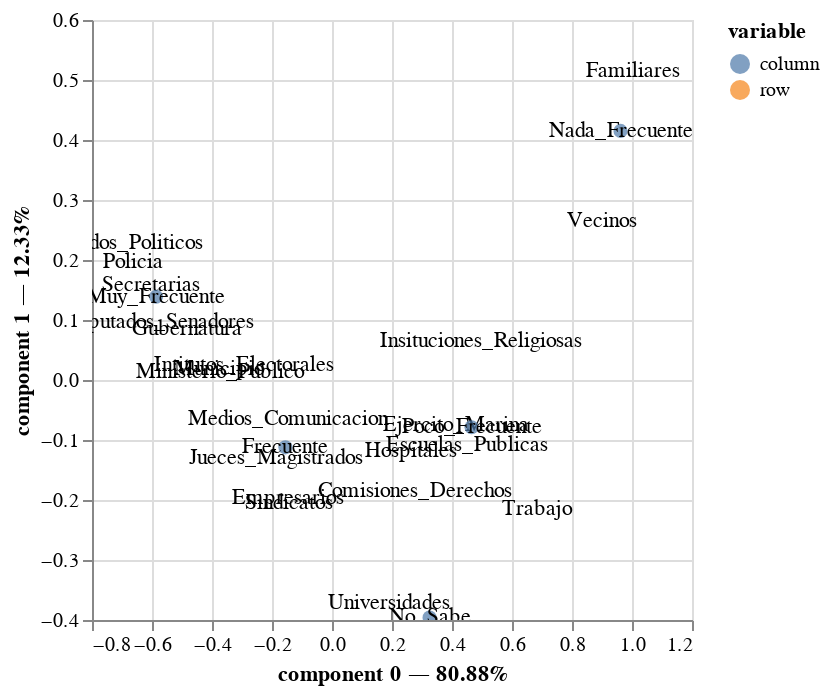

The notebook cell saved with this chart:
### Markdown cell above
Las dos primeras componentes explican más del **90% de la varianza total**.

### Code cell
ca.plot(contingency_table_corruption_insitutes, x_component = 0, y_component = 1, show_row_markers = False,
        show_column_markers = True, show_row_labels = True, show_column_labels = True)

### Figure 1 — Vega specification as saved in the notebook (floating-point values rounded to 4 significant figures)
{"$schema": "https://vega.github.io/schema/vega/v5.json", "data": [{"name": "param_13_store"}, {"name": "source_0", "values": [{"component 0": 0.1913, "component 1": -0.3713, "value": "Universidades", "variable": "row"}, {"component 0": -0.665, "component 1": 0.1968, "value": "Policia", "variable": "row"}, {"component 0": 0.2644, "component 1": -0.118, "value": "Hospitales", "variable": "row"}, {"component 0": -0.6029, "component 1": 0.158, "value": "Secretarias", "variable": "row"}, {"component 0": -0.147, "component 1": -0.1962, "value": "Empresarios", "variable": "row"}, {"component 0": -0.484, "component 1": 0.0842, "value": "Gubernatura", "variable": "row"}, {"component 0": 0.6839, "component 1": -0.2142, "value": "Trabajo", "variable": "row"}, {"component 0": -0.377, "component 1": 0.01851, "value": "Municipio", "variable": "row"}, {"component 0": 1.002, "component 1": 0.5146, "value": "Familiares", "variable": "row"}, {"component 0": -0.1418, "component 1": -0.2048, "value": "Sindicatos", "variable": "row"}, {"component 0": 0.9, "component 1": 0.2653, "value": "Vecinos", "variable": "row"}, {"component 0": -0.5749, "component 1": 0.09636, "value": "Diputados_Senadores", "variable": "row"}, {"component 0": -0.1454, "component 1": -0.0646, "value": "Medios_Comunicacion", "variable": "row"}, {"component 0": -0.2947, "component 1": 0.02571, "value": "Intitutos_Electorales", "variable": "row"}, {"component 0": 0.2779, "component 1": -0.1847, "value": "Comisiones_Derechos", "variable": "row"}, {"component 0": 0.4507, "component 1": -0.1078, "value": "Escuelas_Publicas", "variable": "row"}, {"component 0": -0.1881, "component 1": -0.1303, "value": "Jueces_Magistrados", "variable": "row"}, {"component 0": 0.498, "component 1": 0.06573, "value": "Insituciones_Religiosas", "variable": "row"}, {"component 0": -0.6896, "component 1": 0.2287, "value": "Partidos_Politicos", "variable": "row"}, {"component 0": 0.4136, "component 1": -0.07522, "value": "Ejercito_Marina", "variable": "row"}, {"component 0": -0.3719, "component 1": 0.01313, "value": "Ministerio_Publico", "variable": "row"}]}, {"name": "source_1", "values": [{"component 0": 0.1913, "component 1": -0.3713, "label": "Universidades"}, {"component 0": -0.665, "component 1": 0.1968, "label": "Policia"}, {"component 0": 0.2644, "component 1": -0.118, "label": "Hospitales"}, {"component 0": -0.6029, "component 1": 0.158, "label": "Secretarias"}, {"component 0": -0.147, "component 1": -0.1962, "label": "Empresarios"}, {"component 0": -0.484, "component 1": 0.0842, "label": "Gubernatura"}, {"component 0": 0.6839, "component 1": -0.2142, "label": "Trabajo"}, {"component 0": -0.377, "component 1": 0.01851, "label": "Municipio"}, {"component 0": 1.002, "component 1": 0.5146, "label": "Familiares"}, {"component 0": -0.1418, "component 1": -0.2048, "label": "Sindicatos"}, {"component 0": 0.9, "component 1": 0.2653, "label": "Vecinos"}, {"component 0": -0.5749, "component 1": 0.09636, "label": "Diputados_Senadores"}, {"component 0": -0.1454, "component 1": -0.0646, "label": "Medios_Comunicacion"}, {"component 0": -0.2947, "component 1": 0.02571, "label": "Intitutos_Electorales"}, {"component 0": 0.2779, "component 1": -0.1847, "label": "Comisiones_Derechos"}, {"component 0": 0.4507, "component 1": -0.1078, "label": "Escuelas_Publicas"}, {"component 0": -0.1881, "component 1": -0.1303, "label": "Jueces_Magistrados"}, {"component 0": 0.498, "component 1": 0.06573, "label": "Insituciones_Religiosas"}, {"component 0": -0.6896, "component 1": 0.2287, "label": "Partidos_Politicos"}, {"component 0": 0.4136, "component 1": -0.07522, "label": "Ejercito_Marina"}, {"component 0": -0.3719, "component 1": 0.01313, "label": "Ministerio_Publico"}]}, {"name": "source_2", "values": [{"component 0": -0.5864, "component 1": 0.1387, "value": "Muy_Frecuente", "variable": "column"}, {"component 0": -0.1554, "component 1": -0.1123, "value": "Frecuente", "variable": "column"}, {"component 0": 0.4651, "component 1": -0.07877, "value": "Poco_Frecuente", "variable": "column"}, {"component 0": 0.9617, "component 1": 0.4151, "value": "Nada_Frecuente", "variable": "column"}, {"component 0": 0.3253, "component 1": -0.3958, "value": "No_Sabe", "variable": "column"}]}, {"name": "source_3", "values": [{"component 0": -0.5864, "component 1": 0.1387, "label": "Muy_Frecuente"}, {"component 0": -0.1554, "component 1": -0.1123, "label": "Frecuente"}, {"component 0": 0.4651, "component 1": -0.07877, "label": "Poco_Frecuente"}, {"component 0": 0.9617, "component 1": 0.4151, "label": "Nada_Frecuente"}, {"component 0": 0.3253, "component 1": -0.3958, "label": "No_Sabe"}]}, {"name": "source_0_color_domain_variable_0", "values": [{"variable": "row"}]}, {"name": "source_2_color_domain_variable_1", "values": [{"variable": "column"}]}], "signals": [{"name": "unit", "value": {}, "on": [{"events": "pointermove", "update": "isTuple(group()) ? group() : unit"}]}, {"name": "param_13", "update": "vlSelectionResolve(\"param_13_store\", \"union\")"}, {"name": "param_13_component_0", "on": [{"events": [{"source": "view", "type": "dblclick"}], "update": "null"}, {"events": {"signal": "param_13_translate_delta"}, "update": "panLinear(param_13_translate_anchor.extent_x, -param_13_translate_delta.x / width)"}, {"events": {"signal": "param_13_zoom_delta"}, "update": "zoomLinear(domain(\"x\"), param_13_zoom_anchor.x, param_13_zoom_delta)"}]}, {"name": "param_13_component_1", "on": [{"events": [{"source": "view", "type": "dblclick"}], "update": "null"}, {"events": {"signal": "param_13_translate_delta"}, "update": "panLinear(param_13_translate_anchor.extent_y, param_13_translate_delta.y / height)"}, {"events": {"signal": "param_13_zoom_delta"}, "update": "zoomLinear(domain(\"y\"), param_13_zoom_anchor.y, param_13_zoom_delta)"}]}, {"name": "param_13_tuple", "on": [{"events": [{"signal": "param_13_component_0 || param_13_component_1"}], "update": "param_13_component_0 && param_13_component_1 ? {unit: \"view_12\", fields: param_13_tuple_fields, values: [param_13_component_0,param_13_component_1]} : null"}]}, {"name": "param_13_tuple_fields", "value": [{"field": "component 0", "channel": "x", "type": "R"}, {"field": "component 1", "channel": "y", "type": "R"}]}, {"name": "param_13_translate_anchor", "value": {}, "on": [{"events": [{"source": "scope", "type": "pointerdown"}], "update": "{x: x(unit), y: y(unit), extent_x: domain(\"x\"), extent_y: domain(\"y\")}"}]}, {"name": "param_13_translate_delta", "value": {}, "on": [{"events": [{"source": "window", "between": [{"source": "scope", "type": "pointerdown"}, {"source": "window", "type": "pointerup"}], "type": "pointermove", "consume": true}], "update": "{x: param_13_translate_anchor.x - x(unit), y: param_13_translate_anchor.y - y(unit)}"}]}, {"name": "param_13_zoom_anchor", "on": [{"events": [{"source": "scope", "type": "wheel", "consume": true}], "update": "{x: invert(\"x\", x(unit)), y: invert(\"y\", y(unit))}"}]}, {"name": "param_13_zoom_delta", "on": [{"events": [{"source": "scope", "consume": true, "type": "wheel"}], "update": "pow(1.001, event.deltaY * pow(16, event.deltaMode))", "force": true}]}, {"name": "param_13_modify", "on": [{"events": {"signal": "param_13_tuple"}, "update": "modify(\"param_13_store\", param_13_tuple, true)"}]}], "marks": [{"type": "symbol", "name": "view_12_marks", "from": {"data": "source_0"}, "encode": {"update": {"shape": {"value": "circle"}, "y": {"field": "component 1", "scale": "y"}, "size": {"value": 0}, "tooltip": {"signal": "{\"variable\": isValid(datum[\"variable\"]) ? datum[\"variable\"] : \"\"+datum[\"variable\"], \"value\": isValid(datum[\"value\"]) ? datum[\"value\"] : \"\"+datum[\"value\"], \"component 0\": format(datum[\"component 0\"], \"\"), \"component 1\": format(datum[\"component 1\"], \"\")}"}, "fill": {"field": "variable", "scale": "color"}, "opacity": {"value": 0.7}, "x": {"field": "component 0", "scale": "x"}}}, "clip": true, "style": ["circle"], "interactive": true}, {"type": "text", "name": "layer_1_marks", "from": {"data": "source_1"}, "encode": {"update": {"text": {"signal": "isValid(datum[\"label\"]) ? datum[\"label\"] : \"\"+datum[\"label\"]"}, "align": {"value": "center"}, "baseline": {"value": "middle"}, "fill": {"value": "black"}, "x": {"field": "component 0", "scale": "x"}, "y": {"field": "component 1", "scale": "y"}}}, "style": ["text"], "clip": true, "interactive": false}, {"type": "symbol", "name": "layer_2_marks", "from": {"data": "source_2"}, "encode": {"update": {"x": {"field": "component 0", "scale": "x"}, "y": {"field": "component 1", "scale": "y"}, "shape": {"value": "circle"}, "size": {"value": 50}, "fill": {"field": "variable", "scale": "color"}, "tooltip": {"signal": "{\"variable\": isValid(datum[\"variable\"]) ? datum[\"variable\"] : \"\"+datum[\"variable\"], \"value\": isValid(datum[\"value\"]) ? datum[\"value\"] : \"\"+datum[\"value\"], \"component 0\": format(datum[\"component 0\"], \"\"), \"component 1\": format(datum[\"component 1\"], \"\")}"}, "opacity": {"value": 0.7}}}, "interactive": true, "clip": true, "style": ["circle"]}, {"type": "text", "name": "layer_3_marks", "from": {"data": "source_3"}, "encode": {"update": {"text": {"signal": "isValid(datum[\"label\"]) ? datum[\"label\"] : \"\"+datum[\"label\"]"}, "baseline": {"value": "middle"}, "fill": {"value": "black"}, "x": {"field": "component 0", "scale": "x"}, "align": {"value": "center"}, "y": {"field": "component 1", "scale": "y"}}}, "style": ["text"], "interactive": false, "clip": true}], "scales": [{"name": "x", "type": "linear", "domain": {"fields": [{"data": "source_0", "field": "component 0"}, {"data": "source_1", "field": "component 0"}, {"data": "source_2", "field": "component 0"}, {"data": "source_3", "field": "component 0"}]}, "range": [0, {"signal": "width"}], "domainRaw": {"signal": "param_13[\"component 0\"]"}, "zero": false, "nice": true}, {"name": "y", "type": "linear", "domain": {"fields": [{"data": "source_0", "field": "component 1"}, {"data": "source_1", "field": "component 1"}, {"data": "source_2", "field": "component 1"}, {"data": "source_3", "field": "component 1"}]}, "range": [{"signal": "height"}, 0], "nice": true, "domainRaw": {"signal": "param_13[\"component 1\"]"}, "zero": false}, {"name": "color", "type": "ordinal", "domain": {"fields": [{"data": "source_0_color_domain_variable_0", "field": "variable"}, {"data": "source_2_color_domain_variable_1", "field": "variable"}], "sort": true}, "range": "category"}], "axes": [{"scale": "x", "minExtent": 0, "orient": "bottom", "maxExtent": 0, "ticks": false, "labels": false, "grid": true, "zindex": 0, "gridScale": "y", "domain": false, "aria": false, "tickCount": {"signal": "ceil(width/40)"}}, {"scale": "y", "tickCount": {"signal": "ceil(height/40)"}, "gridScale": "x", "minExtent": 0, "ticks": false, "labels": false, "grid": true, "aria": false, "zindex": 0, "orient": "left", "domain": false, "maxExtent": 0}, {"scale": "x", "orient": "bottom", "title": "component 0 — 80.88%", "tickCount": {"signal": "ceil(width/40)"}, "labelFlush": true, "grid": false, "labelOverlap": true, "zindex": 0}, {"scale": "y", "zindex": 0, "orient": "left", "grid": false, "labelOverlap": true, "tickCount": {"signal": "ceil(height/40)"}, "title": "component 1 — 12.33%"}], "background": "white", "padding": 5, "width": 300, "height": 300, "style": "cell", "legends": [{"fill": "color", "symbolType": "circle", "title": "variable", "encode": {"symbols": {"update": {"opacity": {"value": 0.7}}}}}]}
